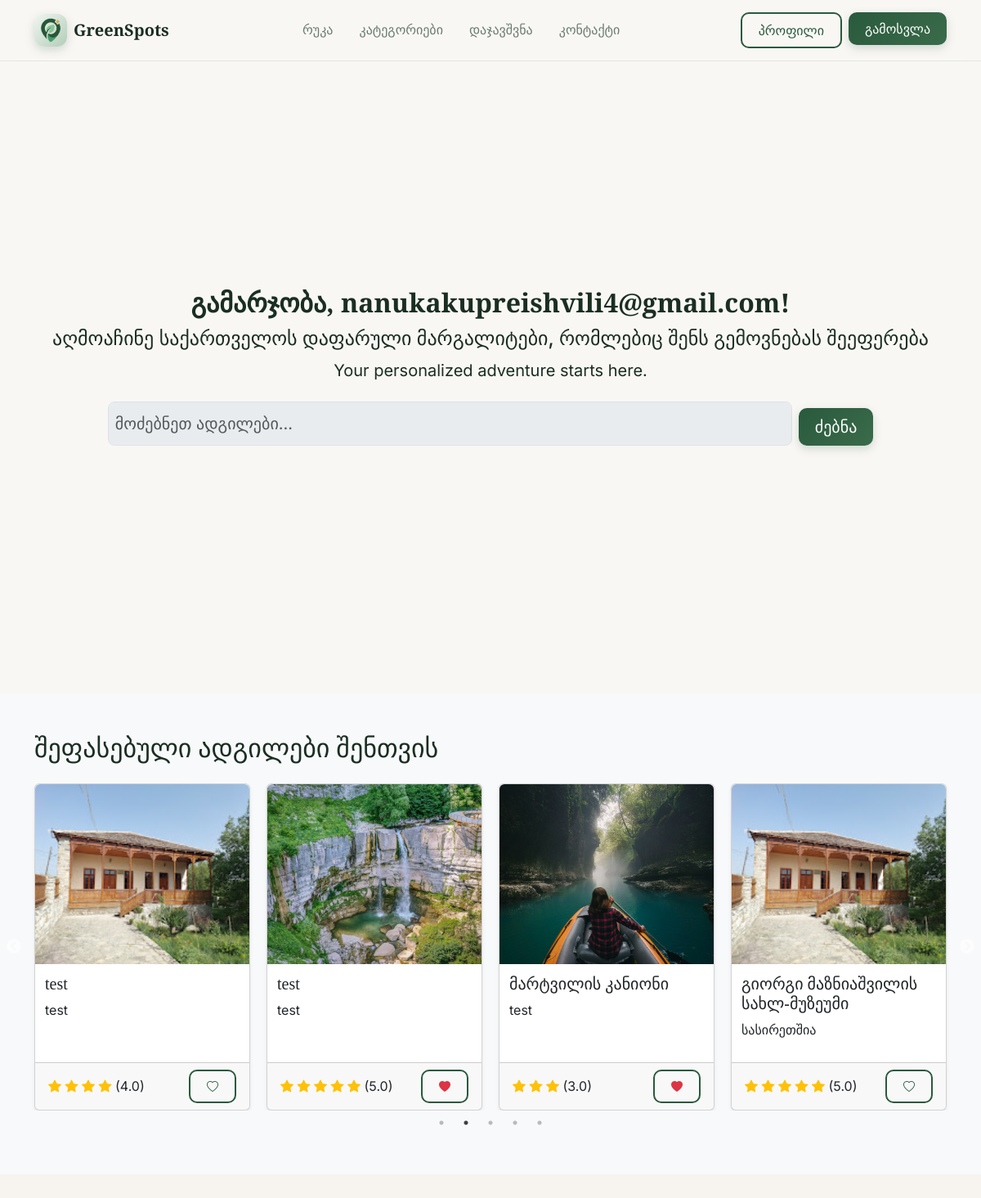
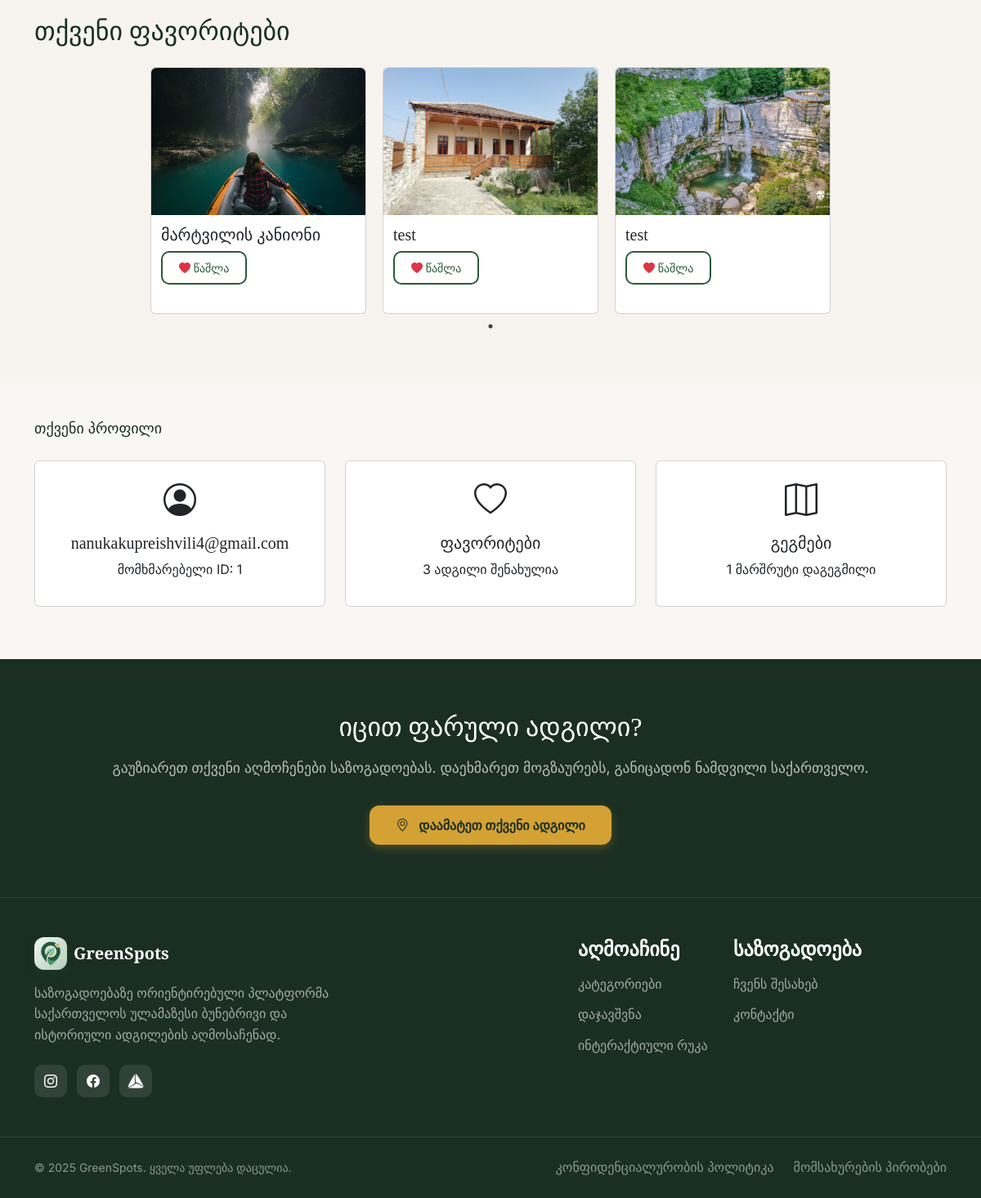
Screenshot of /home (signed in) with the database file from the repository (2 pictures, top to bottom).
### models.py (models this page shows, shortened)
class User(UserMixin, db.Model):
    id = db.Column(db.Integer, primary_key=True)
    username = db.Column(db.String(100), unique=True, nullable=False)
    email = db.Column(db.String(120), unique=True, nullable=False)
    password_hash = db.Column(db.String(200), nullable=False)  # <-- updated
    favorites = db.relationship('Place', secondary=favorites_table, backref=db.backref('favorited_by', lazy='select'))
    role = db.Column(db.String(50), default="user")  # optional
    is_admin = db.Column(db.Boolean, default=False)

class Place(db.Model):
    id = db.Column(db.Integer, primary_key=True)
    name = db.Column(db.String(150), nullable=False)
    description = db.Column(db.Text, nullable=False)
    category = db.Column(db.String(50), nullable=False)
    region = db.Column(db.String(50))
    image = db.Column(db.String(200))
    latitude = db.Column(db.Float, nullable=True)
    longitude = db.Column(db.Float, nullable=True)
    rating = db.Column(db.Float)
    ratings = db.relationship('Rating', backref='place', lazy=True)

### app.py (the view)
@app.route("/home")
@login_required
def home():
    places = Place.query.all()
    suggested_places = random.sample(places, min(10, len(places)))
    for place in suggested_places:
        if place.ratings:
            place.avg_rating = round(sum(r.stars for r in place.ratings) / len(place.ratings), 1)
        else:
            place.avg_rating = 0
    user_favorites = current_user.favorites
    max_favorites = 6
    if len(user_favorites) > max_favorites:
        favorites_to_show = random.sample(user_favorites, max_favorites)
        for fav in favorites_to_show:
            if fav.ratings:
                fav.avg_rating = round(sum(r.stars for r in fav.ratings) / len(fav.ratings), 1)
            else:
                fav.avg_rating = 0
    else:
        favorites_to_show = user_favorites
    user_favorite_ids = [p.id for p in current_user.favorites]
    planned_count = PlannedRoute.query.filter_by(user_id=current_user.id).count()
    return render_template(
        "home.html",
        places=places,
        suggested_places=suggested_places,
        favorites_to_show=favorites_to_show,
        user_favorite_ids=user_favorite_ids,
        planned_count=planned_count
    )

### app.py (called while the page is built)
@login_manager.user_loader
def load_user(user_id):
    return User.query.get(int(user_id))

### templates/home.html (shortened to what this page needs)
{% extends "base.html" %}
{% block css %}
<link rel="stylesheet" href="{{ url_for('static', filename='css/index.css') }}">
<link rel="stylesheet" href="{{ url_for('static', filename='css/dashboard.css') }}">
<link rel="stylesheet" type="text/css" href="https://cdn.jsdelivr.net/npm/slick-carousel@1.8.1/slick/slick.css"/>
<link rel="stylesheet" type="text/css" href="https://cdn.jsdelivr.net/npm/slick-carousel@1.8.1/slick/slick-theme.css"/>
{% endblock %}
{% block content %}
<section class="hero-section py-5 mt-5 text-center">
    <div class="container">
        <h1 class="hero-title">გამარჯობა, {{ current_user.username }}!</h1>
        <p class="hero-slogan-georgian">აღმოაჩინე საქართველოს დაფარული მარგალიტები, რომლებიც შენს გემოვნებას შეეფერება</p>
        <p class="hero-subtitle">Your personalized adventure starts here.</p>
        <div class="d-flex justify-content-center gap-2 mt-4">
            <input type="text" class="form-control form-control-lg w-75" placeholder="მოძებნეთ ადგილები..." disabled>
            <button class="btn btn-primary-green btn-lg">ძებნა</button>
        </div>
    </div>
</section>
<section id="suggestions" class="featured-section py-5 bg-light">
    <div class="container">
        <h2 class="mb-4">შეფასებული ადგილები შენთვის</h2>
        {% if suggested_places %}
        <div class="suggested-slider">
            {% for place in suggested_places %}
            <div>
                <div class="card h-100 shadow-sm">
                    <img src="{{ url_for('static', filename='uploads/' + place.image) }}" class="card-img-top" alt="{{ place.name }}">
                    <div class="card-body">
                        <h5 class="card-title">{{ place.name }}</h5>
                        <p class="card-text">{{ place.description }}</p>
                    </div>
                    <div class="card-footer d-flex justify-content-between align-items-center">
                        <span>
                            {% for i in range(place.avg_rating|int) %}
                                <i class="bi bi-star-fill text-warning"></i>
                            {% endfor %}
                            ({{ '%.1f' % place.avg_rating }})
                        </span>
                        <button class="btn btn-sm btn-outline-green favorite-btn" data-id="{{ place.id }}">
                            {% if place.id in user_favorite_ids %}
                                <i class="bi bi-heart-fill text-danger"></i>
                            {% else %}
                                <i class="bi bi-heart"></i>
                            {% endif %}
                        </button>
                    </div>
                </div>
            </div>
            {% endfor %}
        </div>
        {% else %}
        <p>ამ კატეგორიაში ჯერ არ არის ადგილები.</p>
        {% endif %}
    </div>
</section>
<section id="favorites" class="categories-section py-5">
    <div class="container">
        <h2 class="mb-4">თქვენი ფავორიტები</h2>
        {% if favorites_to_show %}
        <div class="favorites-slider">
            {% for favorite in favorites_to_show %}
            <div>
                <div class="card h-100">
                    <img src="{{ url_for('static', filename='uploads/' + favorite.image) }}" class="card-img-top" alt="{{ favorite.name }}">
                    <div class="card-body">
                        <h5 class="card-title">{{ favorite.name }}</h5>
                        <form method="POST" action="{{ url_for('toggle_favorite', place_id=favorite.id) }}">
                            <button type="submit" class="btn btn-sm btn-outline-green">
                                <i class="bi bi-heart-fill text-danger"></i> წაშლა
                            </button>
                        </form>
                    </div>
                </div>
            </div>
            {% endfor %}
        </div>
        {% else %}
        <p>თქვენ ჯერ არ გაქვთ ფავორიტები.</p>
        {% endif %}
    </div>
</section>
<section id="profile" class="how-section py-5">
    <div class="container">
        <a href="{{ url_for('profile') }}" class="mb-4 d-block" style="text-decoration: none; color: inherit; font-size: large;">თქვენი პროფილი</a>
        <div class="row">
            <div class="col-md-4 mb-3">
                <div class="card text-center p-3 h-100">
                    <i class="bi bi-person-circle fs-1 mb-2"></i>
                    <h5>{{ current_user.username }}</h5>
                    <p>მომხმარებელი ID: {{ current_user.id }}</p>
                </div>
            </div>
            <div class="col-md-4 mb-3">
                <div class="card text-center p-3 h-100">
                    <i class="bi bi-heart fs-1 mb-2"></i>
                    <h5>ფავორიტები</h5>
                    <p>{{ current_user.favorites|length }} ადგილი შენახულია</p>
                </div>
            </div>
            <div class="col-md-4 mb-3">
                <div class="card text-center p-3 h-100">
                    <i class="bi bi-map fs-1 mb-2"></i>
                    <h5>გეგმები</h5>
                    <p>{{ current_user.routes|length }} მარშრუტი დაგეგმილი</p>
                </div>
            </div>
        </div>
    </div>
</section>
{% endblock %}

### static/css/index.css (style rules this page uses)
:root { --forest-50: #f0f5f2; --forest-100: #d9e6de; --forest-200: #b3cdb8; --forest-300: #6b9b7a; --forest-400: #4a7d5a; --forest-500: #3a6b4a; --forest-600: #2a5a3d; --forest-700: #234a33; --forest-800: #1c3a28; --forest-900: #152a1e; --sand-50: #fdfcfa; --sand-100: #f7f4ef; --sand-200: #ede7db; --sand-300: #d9cfbc; --sand-400: #c9a855; --sand-500: #d4a234; --background: #f9f7f4; --foreground: #1a2e22; --muted: #6b7c72; --accent: #d4a234; }
html { scroll-behavior: smooth; }
* { margin: 0; padding: 0; box-sizing: border-box; }
body { font-family: "ALK life", 'Inter', sans-serif; background-color: var(--background); color: var(--foreground); line-height: 1.6; }
h1, h2, h3, h4, h5, h6 { font-family: 'Playfair Display', "ALK life", serif; }
.btn-primary-green { background: linear-gradient(135deg, var(--forest-600), var(--forest-500)); border: none; color: white; padding: 0.5rem 1.25rem; border-radius: 10px; font-weight: 500; transition: all 0.3s ease; box-shadow: 0 4px 12px rgba(42, 90, 61, 0.2); }
.btn-outline-green { background: transparent; border: 2px solid var(--forest-600); color: var(--forest-600); padding: 0.5rem 1.25rem; border-radius: 10px; font-weight: 500; transition: all 0.3s ease; }
.hero-section { position: relative; height: 100vh; display: flex; align-items: center; justify-content: center; overflow: hidden; }
.hero-title { font-size: 4rem; font-weight: 700; margin-bottom: 1rem; animation: fadeUp 0.6s ease-out 0.1s forwards; opacity: 0; }
.hero-slogan-georgian { font-size: 1.5rem; font-weight: 500; margin-bottom: 0.5rem; opacity: 0.9; animation: fadeUp 0.6s ease-out 0.2s forwards; opacity: 0; }
.hero-subtitle { font-size: 1.25rem; opacity: 0.7; margin-bottom: 3rem; animation: fadeUp 0.6s ease-out 0.3s forwards; opacity: 0; }
.featured-section { padding: 6rem 0; background: var(--background); }
.categories-section { padding: 6rem 0; background: var(--sand-100); }
.how-section { padding: 6rem 0; background: var(--background); }
img { max-width: 100%; height: auto; }
body { overflow-x: hidden; }

### static/css/dashboard.css (style rules this page uses)
body { font-family: "ALK life", 'Inter', sans-serif; margin: 0; padding: 0; }
html { scroll-behavior: smooth; }
.card-img-top { width: 100%; height: 200px; object-fit: cover; object-position: center; border-radius: 6px 6px 0 0; }
.card-body { min-height: 120px; padding: 0.75rem; }
.card.h-100 { display: flex; flex-direction: column; }
.card.h-100 .card-body { flex-grow: 1; }
#suggestions .card-img-top { height: 220px; }
#favorites .card-img-top { height: 180px; }
.hero-section { padding: 3rem 1rem 2rem 1rem; text-align: center; }
.hero-section h1.hero-title { margin-bottom: 0.5rem; line-height: 1.2; font-size: 2rem; }
.hero-section p { margin-bottom: 0.5rem; line-height: 1.4; }
.hero-section .d-flex { flex-wrap: wrap; justify-content: center; gap: 0.5rem; margin-top: 1rem; }
.hero-section .form-control { max-width: 100%; min-width: 200px; padding: 0.5rem; }
.hero-section .btn-lg { margin-top: 0.5rem; }
#profile .col-md-4 { margin-bottom: 15px; }
.suggested-slider .slick-slide { padding: 0 10px; }
.suggested-slider { margin: 0 -10px; }
.suggested-slider .card { height: 100%; }
.favorites-slider .slick-slide { padding: 0 10px; }
.favorites-slider { margin: 0 -10px; }
.favorites-slider .card { height: 100%; }

### rows the page displays
User: username "nanukakupreishvili4@gmail.com", id "1"
Place: image+name (picture), name "test", description "test", avg_rating "4.0"
Place: image+name (picture), name "test", description "test", avg_rating "5.0"
Place: image (picture), name "მარტვილის კანიონი", description "test", avg_rating "3.0"
Place: image (picture), name "გიორგი მაზნიაშვილის სახლ-მუზეუმი", description "სასირეთშია", avg_rating "5.0"
Place: image+name (picture), name "test"

### other values shown
{{ current_user.favorites|length }} "3"
{{ current_user.routes|length }} "1"
